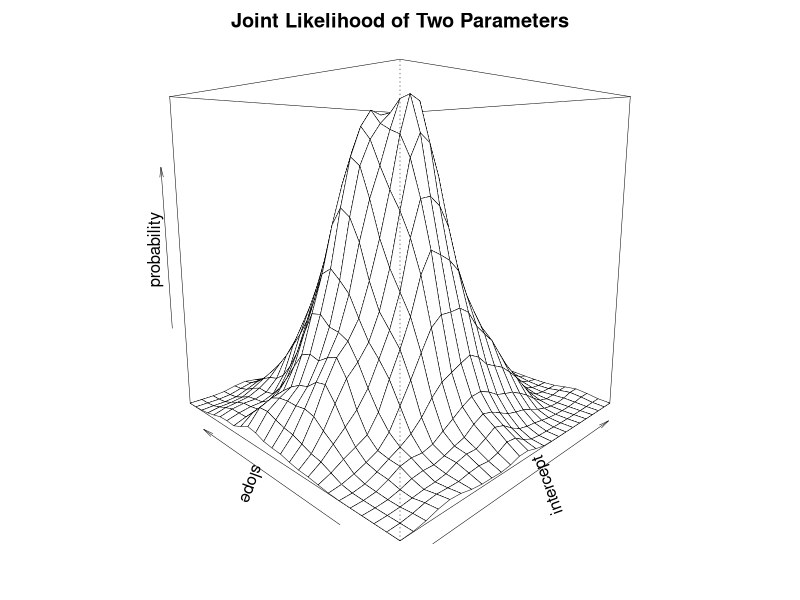
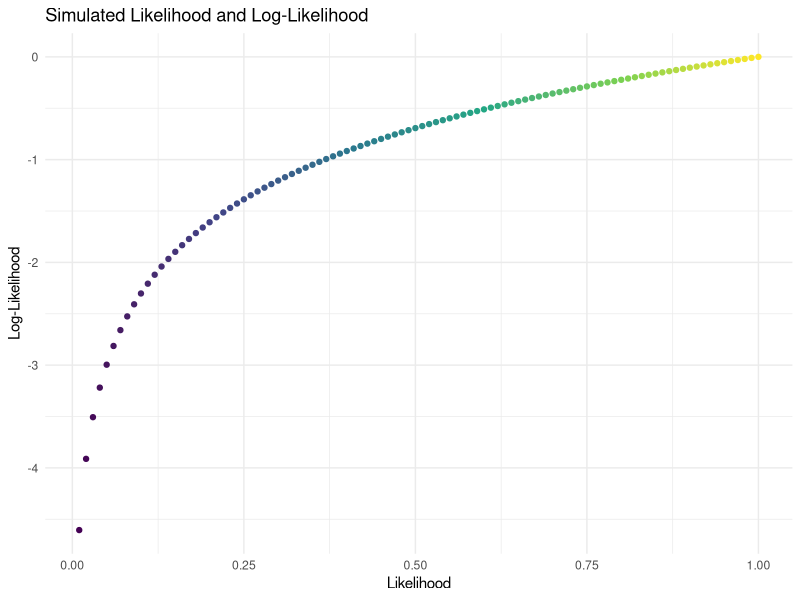

Generate these figures, in order, with R:
## ---- chunk 1

knitr::opts_chunk$set(echo = FALSE,
                      fig.margin =TRUE)

## ---- chunk 2

library(ggplot2)

library(MASS)

## ---- chunk 3

# inspired by a coding approach at
# https://stackoverflow.com/questions/11530010/how-to-simulate-bimodal-distribution

beta0 <- rnorm(1000, 0.5, 2)

beta1 <- rnorm(1000, 0, .1)

# density plot

mydensity <- kde2d(beta0, beta1)

par(mar = rep(2, 4)) # adjust margins

persp(mydensity,
      theta = -45,
      phi = 10,
      main = "Joint Likelihood of Two Parameters",
      xlab = "intercept",
      ylab = "slope",
      zlab = "probability",
      lwd = .5)

## ---- chunk 4

x <- seq(.01, 1, .01)

y <- log(x)

ggplot(data = NULL,
       aes(x = x,
           y = y,
           color = x)) +
  geom_point() +
  labs(title = "Simulated Likelihood and Log-Likelihood", 
       x = "Likelihood", 
       y = "Log-Likelihood") +
  theme_minimal() +
  scale_color_viridis_c() +
  theme(legend.position = "none")

# plot(x, y,
#      pch = 19,
#      col = "blue",
#      main = "Simulated Likelihood and Log-Likelihood",
#      xlab = "Likelihood",
#      ylab = "Log-Likelihood")

